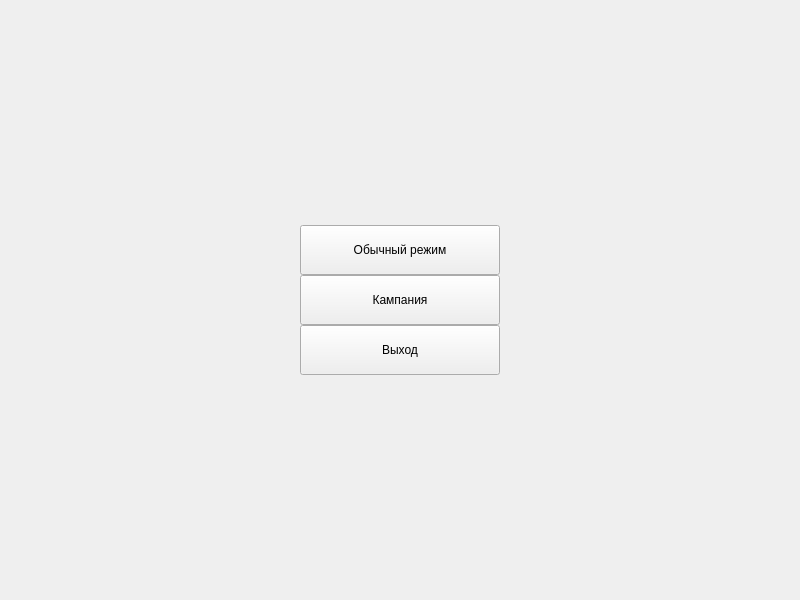
<?xml version="1.0" encoding="UTF-8"?>
<ui version="4.0">
 <class>MainMenu</class>
 <widget class="QWidget" name="MainMenu">
  <property name="geometry">
   <rect>
    <x>0</x>
    <y>0</y>
    <width>800</width>
    <height>600</height>
   </rect>
  </property>
  <property name="windowTitle">
   <string>Form</string>
  </property>
  <widget class="QPushButton" name="normal_mode_button">
   <property name="geometry">
    <rect>
     <x>300</x>
     <y>225</y>
     <width>200</width>
     <height>50</height>
    </rect>
   </property>
   <property name="sizePolicy">
    <sizepolicy hsizetype="Expanding" vsizetype="Expanding">
     <horstretch>0</horstretch>
     <verstretch>0</verstretch>
    </sizepolicy>
   </property>
   <property name="minimumSize">
    <size>
     <width>0</width>
     <height>0</height>
    </size>
   </property>
   <property name="sizeIncrement">
    <size>
     <width>0</width>
     <height>0</height>
    </size>
   </property>
   <property name="baseSize">
    <size>
     <width>0</width>
     <height>0</height>
    </size>
   </property>
   <property name="styleSheet">
    <string notr="true">QPushButton {
font: 8pt &quot;Comic Sans MS&quot;;
border-image: url(:/main/button.png);
}
QPushButton:pressed {
font: 8pt &quot;Comic Sans MS&quot;;
border-image: url(:/main/button_pressed.png);
}

</string>
   </property>
   <property name="text">
    <string>Обычный режим</string>
   </property>
  </widget>
  <widget class="QPushButton" name="campaign_button">
   <property name="geometry">
    <rect>
     <x>300</x>
     <y>275</y>
     <width>200</width>
     <height>50</height>
    </rect>
   </property>
   <property name="sizePolicy">
    <sizepolicy hsizetype="Fixed" vsizetype="Fixed">
     <horstretch>0</horstretch>
     <verstretch>0</verstretch>
    </sizepolicy>
   </property>
   <property name="styleSheet">
    <string notr="true">QPushButton {
font: 8pt &quot;Comic Sans MS&quot;;
border-image: url(:/main/button.png);
}
QPushButton:pressed {
font: 8pt &quot;Comic Sans MS&quot;;
border-image: url(:/main/button_pressed.png);
}</string>
   </property>
   <property name="text">
    <string>Кампания</string>
   </property>
  </widget>
  <widget class="QPushButton" name="exit_button">
   <property name="geometry">
    <rect>
     <x>300</x>
     <y>325</y>
     <width>200</width>
     <height>50</height>
    </rect>
   </property>
   <property name="sizePolicy">
    <sizepolicy hsizetype="Fixed" vsizetype="Fixed">
     <horstretch>0</horstretch>
     <verstretch>0</verstretch>
    </sizepolicy>
   </property>
   <property name="styleSheet">
    <string notr="true">QPushButton {
font: 8pt &quot;Comic Sans MS&quot;;
border-image: url(:/main/button.png);
}
QPushButton:pressed {
font: 8pt &quot;Comic Sans MS&quot;;
border-image: url(:/main/button_pressed.png);
}</string>
   </property>
   <property name="text">
    <string>Выход</string>
   </property>
  </widget>
 </widget>
 <resources>
  <include location="../res/res.qrc"/>
 </resources>
 <connections/>
</ui>
